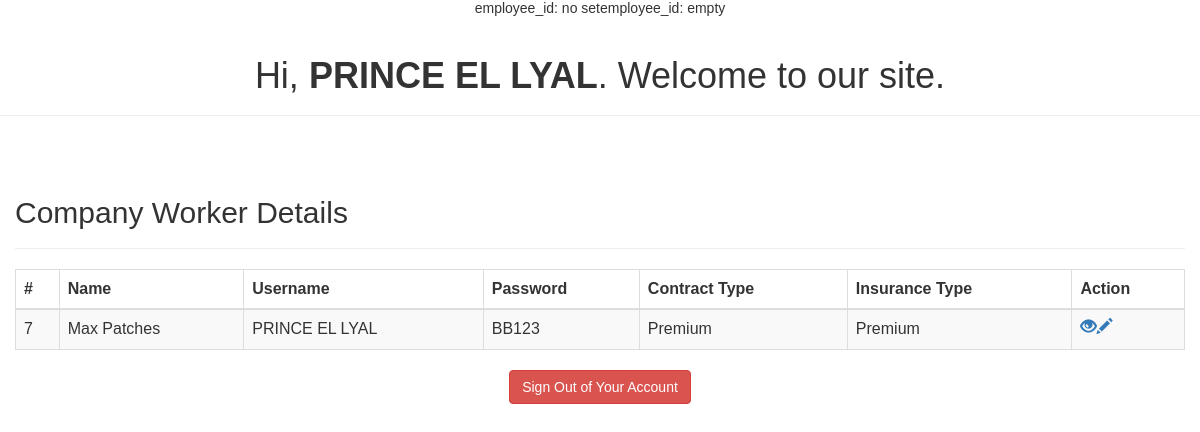
/Employee/welcome.php (signed in), run on the app's committed database.
### tables this page shows
CREATE TABLE IF NOT EXISTS Employee(
  id INT UNSIGNED AUTO_INCREMENT,
  name VARCHAR(30) NOT NULL,
  employee_plan_id INT UNSIGNED,
	user_id INT UNSIGNED,
	contract_type INT UNSIGNED,
	home_province VARCHAR(30),
	PRIMARY KEY(id),
	FOREIGN KEY(contract_type) REFERENCES Contract_type(id),
  FOREIGN KEY (user_id) REFERENCES Account(id),
  FOREIGN KEY(employee_plan_id) REFERENCES Employee_plan(id)
);

CREATE TABLE IF NOT EXISTS Account(
  id INT(6) UNSIGNED AUTO_INCREMENT,
  username VARCHAR(20),
  password CHAR(8),
  account_type INT UNSIGNED,
  PRIMARY KEY (id),
  FOREIGN KEY (account_type) REFERENCES AccountType(id)
);

CREATE TABLE IF NOT EXISTS Contract_type(
    id INT(6) UNSIGNED AUTO_INCREMENT, 
    name VARCHAR(30) NOT NULL,
    PRIMARY KEY(id)
    );

### Employee/welcome.php (the view, shortened to what this page needs)
<?php
if( empty($_SESSION['employee_id'])){
    echo "employee_id: empty";
}
?>
<!DOCTYPE html>
<html lang="en">
<head>
    <link rel="stylesheet" href="https://maxcdn.bootstrapcdn.com/bootstrap/3.3.7/css/bootstrap.css">
</head>
<body>
<div class="page-header">
    <h1>Hi, <b><?php echo htmlspecialchars($_SESSION['username']); ?></b>. Welcome to our site.</h1>
</div>
<div class="wrapper">
    <div class="container-fluid">
        <div class="row">
            <div class="col-md-12">
                <div class="page-header clearfix">
                    <h2 class="pull-left">Company Worker Details</h2>
                </div>
                <?php
                require_once '../config.php';
                $sql = "SELECT * FROM Employee INNER JOIN Account ON user_id = Account.id ";
                if($result = mysqli_query($conn, $sql)){
                    if(mysqli_num_rows($result) > 0){
                        echo "<table class='table table-bordered table-striped'>";
                        echo "<thead>";
                        echo "<tr>";
                        echo "<th>#</th>";
                        echo "<th>Name</th>";
                        echo "<th>Username</th>";
                        echo "<th>Password</th>";
                        echo "<th>Contract Type</th>";
                        echo "<th>Insurance Type</th>";
                        echo "<th>Action</th>";
                        echo "</tr>";
                        echo "</thead>";
                        echo "<tbody>";
                        while($row = mysqli_fetch_array($result)){
                            $contract_type = "error";
                            $contract_query = "SELECT name FROM Contract_type WHERE id = ". $row['contract_type'];
                            if($contract_result = mysqli_query($conn, $contract_query)) {
                                $contract_type_rows = mysqli_fetch_array($contract_result);
                                $contract_type = $contract_type_rows['name'];
                            }
                            $insurance_query = "SELECT name FROM Insurance_plan WHERE id = ". $row['employee_plan_id'];
                            if($insurance_result = mysqli_query($conn, $insurance_query)) {
                                $insurance_type = $contract_type_rows['name'];
                            }
                            if($_SESSION['username'] ==$row['username']){
                                echo "<tr>";
                                echo "<td>" . $row['id'] . "</td>";
                                echo "<td>" . $row['name'] . "</td>";
                                echo "<td>" . $row['username'] . "</td>";
                                echo "<td>" . $row['password'] . "</td>";
                                echo "<td>". $contract_type . "</td>";
                                echo "<td>". $insurance_type . "</td>";
                                echo "<td>";
                                echo "<a href='#'><span class='glyphicon glyphicon-eye-open'></span></a>";
                                echo "<a href='update.php?id=". $row['id'] ."' title='Update Record' data-toggle='tooltip'><span class='glyphicon glyphicon-pencil'></span></a>";
                                echo "</td>";
                                echo "</tr>";
                            }
                        }
                        echo "</tbody>";
                        echo "</table>";
                    } else{
                        echo "<p class='lead'><em>No records were found.</em></p>";
                    }
                } else{
                    echo "ERROR: Could not able to execute ". $sql. " " . mysqli_error($conn);
                }
                ?>
            </div>
        </div>
    </div>
</div>
<p><a href="logout.php" class="btn btn-danger">Sign Out of Your Account</a></p>
</body>
</html>

### Employee/welcome.php (style rules this page uses)
body { font: 14px sans-serif; text-align: center; }

### data on the page
employee: user "7", name "Max Patches", user.username "PRINCE EL LYAL", user.password "BB123", contract_type.name "Premium"

### other printed values
$_SESSION['username'] "PRINCE EL LYAL"
